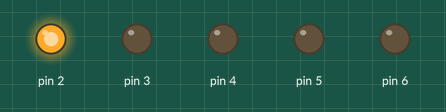
The sketch below on a simulated Arduino Uno, built with avr-gcc and run on an emulated ATmega328P. On the bench: output pins drawn as LEDs (lit = HIGH).

Above: at 0.05 s.
At 0.75 s:
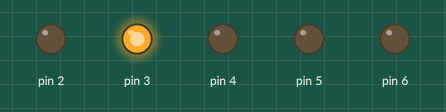
At 1.45 s:
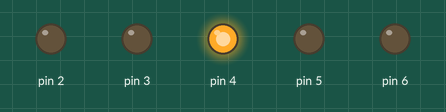
At 2.15 s:
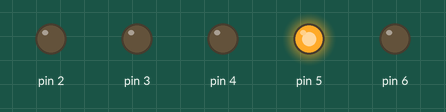
At 2.85 s:
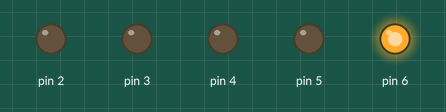
Timing chart, 0 to 3.1 s (numbered marks = the images above):
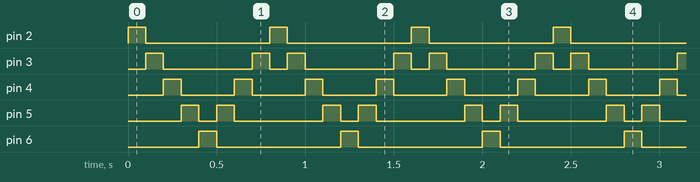

Measured:
- by itself, pin 2, pin 6: alternates HIGH for 0.10 s and LOW for 0.70 s
- by itself, pin 3: repeats every 0.80 s: LOW 0.50 s, HIGH 0.10 s, LOW 0.10 s, HIGH 0.10 s
- by itself, pin 4: alternates HIGH for 0.10 s and LOW for 0.30 s
- by itself, pin 5: repeats every 0.80 s: LOW 0.10 s, HIGH 0.10 s, LOW 0.50 s, HIGH 0.10 s

The sketch:

practice1.ino
```cpp
#define DELAY_TIME 100

void setup(){
  for(int i=2;i<7;i++){
    pinMode(i,OUTPUT);
  }
}
void loop(){
  blinkLED(2,DELAY_TIME);
  blinkLED(3,DELAY_TIME);
  blinkLED(4,DELAY_TIME);
  blinkLED(5,DELAY_TIME);
  blinkLED(6,DELAY_TIME);
  blinkLED(5,DELAY_TIME);
  blinkLED(4,DELAY_TIME);
  blinkLED(3,DELAY_TIME);
}

void blinkLED(int pin, int delayTime){
  digitalWrite(pin, HIGH);
  delay(delayTime);
  digitalWrite(pin,LOW);
}
```
